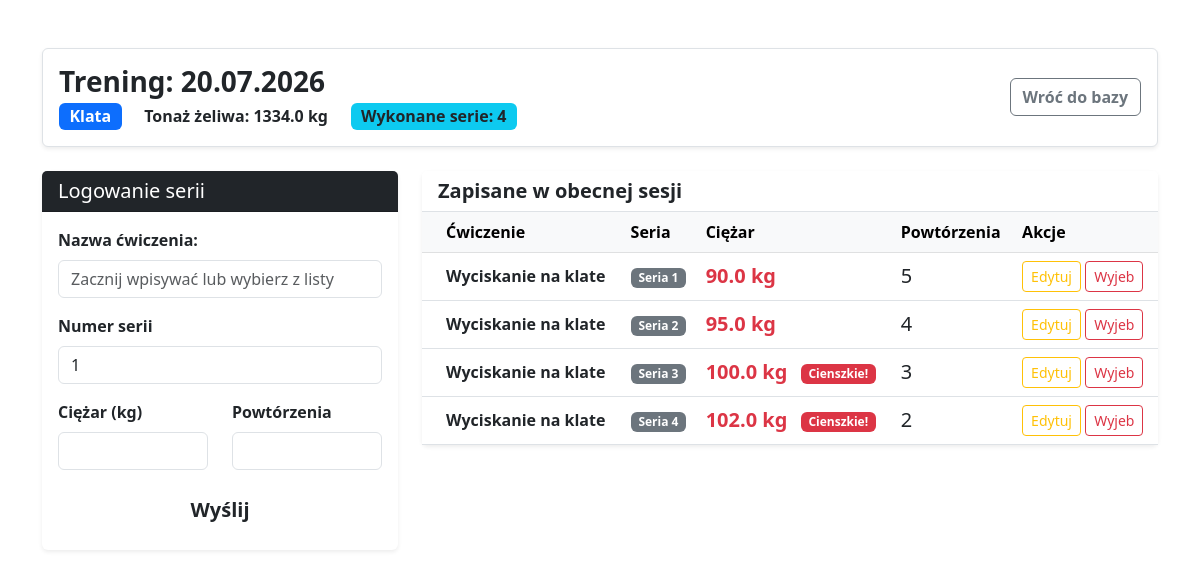
/trening/7/, run on the app's committed database.
### workout/models.py (models this page shows, shortened)
class Workout(models.Model):
    date = models.DateField()
    target_muscle = models.CharField(max_length=50)
    @property
    def total_tonnage(self):
        return sum(seria.weight * seria.reps for seria in self.sets.all())

class TrainingSet(models.Model):
    workout = models.ForeignKey(Workout, on_delete=models.CASCADE, related_name='sets')
    exercise = models.CharField(max_length=100, default="Nieznane")
    set_number = models.PositiveIntegerField(default=1, verbose_name="Numer serii")
    weight = models.FloatField()
    reps = models.IntegerField()

### workout/views.py (the view)
# urls.py: path('trening/<int:pk>/', views.workout_detail, name='workout_detail'),
def workout_detail(request, pk):
     workout = get_object_or_404(Workout, pk=pk)
     unique_exercises = TrainingSet.objects.values_list('exercise', flat=True).distinct()
     if request.method == 'POST':
          form = TrainingSetForm(request.POST)
          if form.is_valid():
               new_set = form.save(commit=False)
               new_set.workout = workout
               new_set.save()
               return redirect('workout_detail', pk=workout.pk)
     else:
          form = TrainingSetForm()
     context = {
          'workout': workout,
          'unique_exercises': unique_exercises,
          'form': form,
          'sets': workout.sets.all().order_by('id') # Wyciągamy dodane już serie
     }
     return render(request, 'workout/workout_detail.html', context)

### workout/forms.py
class TrainingSetForm(forms.ModelForm):
    class Meta:
        model = TrainingSet
        fields = ['exercise', 'set_number', 'weight', 'reps']
        widgets = {
            'exercise': forms.TextInput(attrs={'class': 'form-control', 'placeholder': 'np. Klatka i Niceps'}),
            'set_number': forms.NumberInput(attrs={'class': 'form-control'}),
            'weight': forms.NumberInput(attrs={'class': 'form-control', 'step': '0.5'}), # Pozwólmy na połowki kilogramów
            'reps': forms.NumberInput(attrs={'class': 'form-control'}),
        }

### workout/templates/workout/workout_detail.html (shortened to what this page needs)
<!DOCTYPE html>
<hmtl lang="pl">
    <head>
        <link href="https://cdn.jsdelivr.net/npm/bootstrap@5.3.0/dist/css/bootstrap.min.css" rel="stylesheet">
    </head>
        <body class="bd-light">
            <div class="container mt-5">
                 <div class="row mb-4">
                    <div class="col-12">
                        <div class="d-flex justify-content-between align-items-center bg-white p-3 rounded shadow-sm border">
                            <div>
                                <h3 class="fw-bold mb-1">Trening: {{workout.date|date:"d.m.Y"}}</h3>
                                <span class="badge bg-primary fs-6">{{workout.target_muscle}}</span>
                                <span class="badge bg-succes fs-6 ms-2 text-dark">Tonaż żeliwa: {{ workout.total_tonnage }} kg</span>
                                <span class="badge bg-info fs-6 ms-2 text-dark">Wykonane serie: {{ sets|length }}</span>
                            </div>
                            <a href="{%url 'dashboard' %}" class="btn btn-outline-secondary fw-bold">Wróć do bazy</a>
                        </div>
                    </div>
                 </div>
                 <div class="row">
                     <div class="col-md-4 mb-4">
                        <div class="card shadow-sm border-0">
                            <div class="card-header bg-dark text-white">
                                <h5 class="mb-0">Logowanie serii</h5>
                            </div>
                            <div class="card-body">
                                <form method="post">
                                <div class="mb-3">
                                    <label for="exerciseInput" class="form-label fw-bold">Nazwa ćwiczenia:</label>
                                    <input type="text" name="exercise" id="exerciseInput" class="form-control"
                                            list="exerciseOptions" placeholder="Zacznij wpisywać lub wybierz z listy" autocomplete="off" required>
                                </div>
                                <div class="mb-3">
                                    <label class="form-label fw-bold">Numer serii</label>
                                    {{ form.set_number }}
                                </div>
                                <div class="row">
                                    <div class="col-6 mb-3">
                                        <label class="form-label fw-bold">Ciężar (kg)</label>
                                        {{ form.weight }}
                                    </div>
                                    <div class="col-6 mb-3">
                                        <label class="form-label fw-bold">Powtórzenia</label>
                                        {{ form.reps }}
                                    </div>
                                </div>
                                <button type="submit" class="btn btn-succes w-100 fw-bold btn-lg">Wyślij</button>
                                </form>
                            </div>
                        </div>
                     </div>
                     <div class="col-md-8">
                        <div class="card shadow-sm border-0">
                            <div class="card-header bg-white border-bottom">
                                <h5 class="mb-0 text-dark fw-bold">Zapisane w obecnej sesji</h5>
                            </div>
                            <div class="card-body p-0">
                                <table class="table table-hover mb-0">
                                    <thead class="table-light">
                                        <tr>
                                            <th class="ps-4">Ćwiczenie</th>
                                            <th>Seria</th>
                                            <th>Ciężar</th>
                                            <th>Powtórzenia</th>
                                            <th>Akcje</th>
                                        </tr>
                                    </thead>
                                    <tbody>
                                         {% for set in sets %}
                                         <tr>
                                            <td class="ps-4 fw-semibold align-middle">{{ set.exercise }}</td>
                                            <td class="align-middle"><span class="badge bg-secondary">Seria {{ set.set_number }}</span></td>
                                            <td class="text-danger fw-bold align-middle fs-5">
                                                {{ set.weight }} kg
                                                {% if set.weight >= 100 %}
                                                <span class="badge bg-danger ms-2" style="font-size: 0.6em; vertical-align: middle;">Cienszkie!</span>
                                                {% endif %}
                                            </td>
                                            <td class="align-middle fs-5">{{ set.reps }}</td>
                                            <td class="align-middle">
                                                <a href="{% url 'edit_set' set.id %}" class="btn btn-sm btn-outline-warning" title="Edytuj">Edytuj</a>
                                                <a href="{% url 'delete_set' set.id %}" class="btn btn-sm btn-outline-danger" title="Usuń">Wyjeb</a>
                                            </td>
                                         </tr>
                                         {% endfor %}
                                    </tbody>
                                </table>
                            </div>
                        </div>
                     </div>
                 </div>
            </div>
        </body>
</hmtl>

### data on the page
Workout: date "20.07.2026", target_muscle "Klata", total_tonnage "1334.0"
TrainingSet: exercise "Wyciskanie na klate", set_number "1", weight "90.0", reps "5"
TrainingSet: exercise "Wyciskanie na klate", set_number "2", weight "95.0", reps "4"
TrainingSet: exercise "Wyciskanie na klate", set_number "3", weight "100.0", shows "Cienszkie!", reps "3"
TrainingSet: exercise "Wyciskanie na klate", set_number "4", weight "102.0", shows "Cienszkie!", reps "2"

### other printed values
{{ sets|length }} "4"
